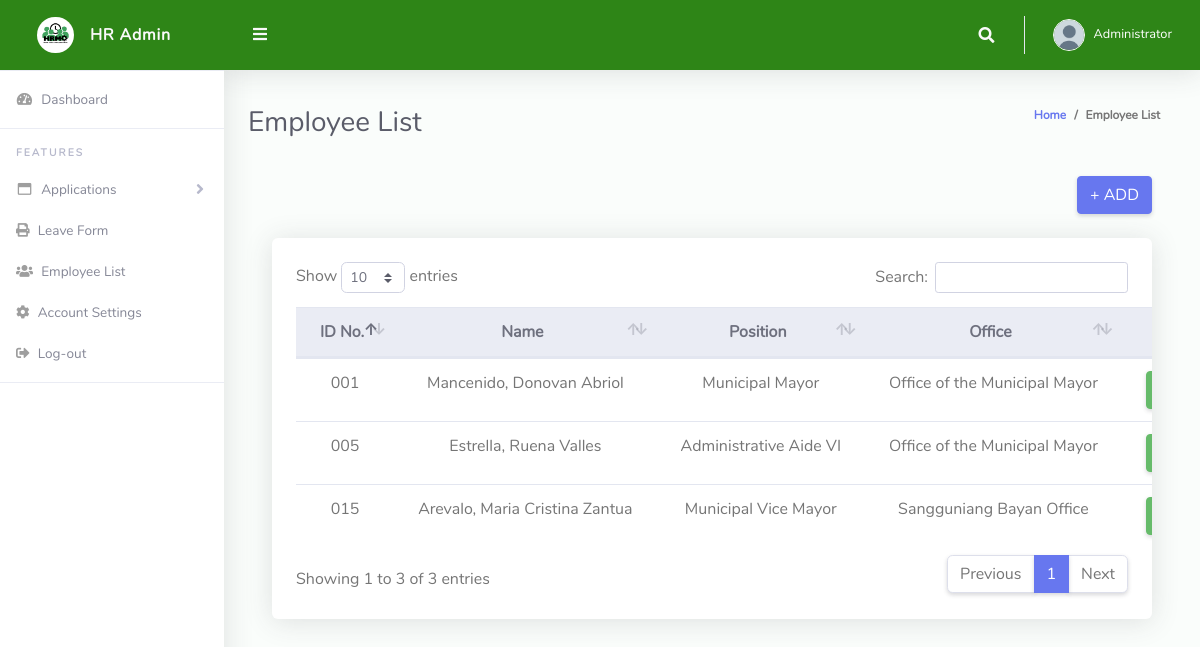
Screenshot of /pages/employee_list.php (signed in) with the database file from the repository.
### tables this page shows
CREATE TABLE `employee` (
  `employee_id` varchar(3) NOT NULL,
  `fname` varchar(50) NOT NULL,
  `midname` varchar(50) DEFAULT NULL,
  `lname` varchar(50) NOT NULL,
  `extname` varchar(10) DEFAULT NULL,
  `gender` varchar(10) NOT NULL,
  `position` varchar(100) NOT NULL,
  `office` varchar(100) NOT NULL
);

### function/employeefunction/fetch.php (the view)
<?php
    include '../database/db_connect.php';
    $result = $conn->query("SELECT * FROM employee");
    while ($row = $result->fetch_assoc()) {
        $full_name = "{$row['lname']}, {$row['fname']} {$row['extname']} {$row['midname']}";
        echo "<tr class='text-center'>";
        echo "<td>{$row['employee_id']}</td>";
        echo "<td>{$full_name}</td>";
        echo "<td>{$row['position']}</td>";
        echo "<td>{$row['office']}</td>";
        echo "<td>
                <button class='btn btn-success text-white'><i class='fas fa-eye'></i></button>
                <button class='btn btn-info' data-toggle='modal' data-target='#editEmployeeModal'
                data-employee_id='{$row['employee_id']}'
                data-lname='{$row['lname']}'
                data-fname='{$row['fname']}'
                data-midname='{$row['midname']}'
                data-extname='{$row['extname']}'
                data-position='{$row['position']}'
                data-office='{$row['office']}'
                data-gender='{$row['gender']}'>
                <i class='fas fa-pencil-alt'></i>
                </button>
                <button class='btn btn-danger text-white deletebtn' data-employee_id='{$row['employee_id']}'><i class='fas fa-trash-alt'></i></button>
            </td>";
        echo "</tr>";
    }
?>

### pages/employee_list.php (style rules this page uses)
.table th, .table td { white-space: nowrap; }
.table td { text-align: center; }

### rows the page displays
employee: employee_id "001", full_name "Mancenido, Donovan Abriol", position "Municipal Mayor", office "Office of the Municipal Mayor"
employee: employee_id "005", full_name "Estrella, Ruena Valles", position "Administrative Aide VI", office "Office of the Municipal Mayor"
employee: employee_id "015", full_name "Arevalo, Maria Cristina Zantua", position "Municipal Vice Mayor", office "Sangguniang Bayan Office"
